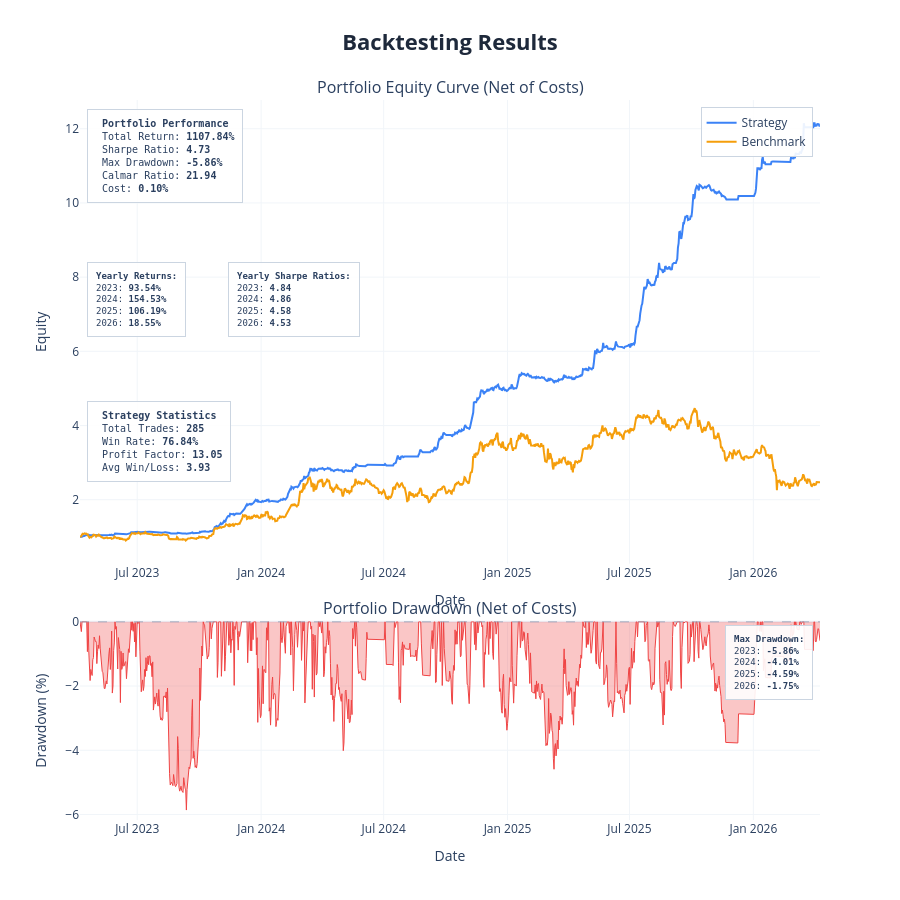

The notebook cell saved with this chart:
### Markdown cell above
---
## Portfolio Performance
| Parameter | Description |
|---|---|
| `show_coins` | Subset of coins to include in the visual plot. Use `None` to show all|
| `weights` | Manual allocation per coin (e.g., {'BTC': 0.4, ...}). Defaults to Equal-Weight if `None` |
| `benchmark` | `{'BTC': oos_df}` or multi-coin dict for B&H benchmark. `None` = equal-weight B&H of show_coins|


Per coin statistics also printed as table below.

### Code cell
SHOW_COINS = ['AVAX','BTC','BNB','SOL','XRP','ETH']   # or list(coin_dfs.keys())

metrics = plot_portfolio_oos(
    coin_dfs   = coin_dfs_exec,
   # weights =  {'ETH': 0.3, 'SOL': 0.2, 'AVAX': 0.,'BTC':0.1,'BNB':0.1,'XRP':0.2},
    show_coins = SHOW_COINS,
    benchmark  = {'BTC': coin_dfs['BTC']},   # benchmark always uses original close
    show       = True,
    cost       = 0.001,
    save_html  = None,
)


# ── per-coin trade statistics table ──────────────────────────────────────────
print(f'\n── Per-Coin Trade Statistics  |  Scenario: {label} ──')
print(f'  {"Coin":<6} {"Trades":>7} {"Win Rate":>10} {"Prof.Factor":>13} {"Avg W/L":>9}')
print(f'  {"─"*6} {"─"*7} {"─"*10} {"─"*13} {"─"*9}')

for coin in SHOW_COINS:
    t = metrics['coin_trade_stats'].get(coin, None)
    if t is None or len(t) == 0:
        print(f'  {coin:<6} {"0":>7} {"—":>10} {"—":>13} {"—":>9}')
        continue
    n      = len(t)
    wins   = t[t['pnl'] > 0]
    losses = t[t['pnl'] < 0]
    wr     = len(wins) / n if n else 0.0
    gp     = wins['pnl'].sum()
    gl     = abs(losses['pnl'].sum())
    pf     = gp / gl if gl > 0 else 0.0
    aw     = wins['pnl'].mean()        if len(wins)   > 0 else 0.0
    al     = abs(losses['pnl'].mean()) if len(losses) > 0 else 0.0
    awl    = aw / al                   if al          > 0 else 0.0
    print(f'  {coin:<6} {n:>7} {wr*100:>9.1f}% {pf:>13.2f} {awl:>9.2f}')

### Figure 1 — Plotly figure (JSON) as saved in the notebook; plotly's stock layout.template omitted (floating-point values rounded to 4 significant figures; data arrays with more than 128 entries replaced by an {"elided": "..."} marker saying what was removed)
{"data": [{"hovertemplate": "<b>Strategy</b><br>Date: %{x}<br>Equity: %{y:.4f}<extra></extra>", "line": {"color": "#3b82f6", "width": 2}, "mode": "lines", "name": "Strategy", "type": "scatter", "x": {"elided": "1100 str values"}, "xaxis": "x", "y": {"elided": "1100 float values"}, "yaxis": "y"}, {"hovertemplate": "<b>Benchmark</b><br>Date: %{x}<br>Equity: %{y:.4f}<extra></extra>", "line": {"color": "#f59e0b", "width": 2}, "mode": "lines", "name": "Benchmark", "type": "scatter", "x": {"elided": "1100 str values"}, "xaxis": "x", "y": {"elided": "1100 float values"}, "yaxis": "y"}, {"fill": "tozeroy", "fillcolor": "rgba(239, 68, 68, 0.3)", "hovertemplate": "<b>Drawdown</b><br>Date: %{x}<br>Drawdown: %{y:.2f}%<extra></extra>", "line": {"color": "#ef4444", "width": 1}, "mode": "lines", "name": "Drawdown", "showlegend": false, "type": "scatter", "x": {"elided": "1100 str values"}, "xaxis": "x2", "y": {"elided": "1100 float values"}, "yaxis": "y2"}], "layout": {"annotations": [{"font": {"size": 16}, "showarrow": false, "text": "Portfolio Equity Curve (Net of Costs)", "x": 0.5, "xanchor": "center", "xref": "paper", "y": 1, "yanchor": "bottom", "yref": "paper"}, {"font": {"size": 16}, "showarrow": false, "text": "Portfolio Drawdown (Net of Costs)", "x": 0.5, "xanchor": "center", "xref": "paper", "y": 0.276, "yanchor": "bottom", "yref": "paper"}, {"align": "left", "bgcolor": "rgba(255, 255, 255, 0.9)", "bordercolor": "#cbd5e1", "borderpad": 8, "borderwidth": 1, "font": {"family": "monospace", "size": 10}, "showarrow": false, "text": "\n<b>Portfolio Performance</b><br>\nTotal Return: <b>1107.84%</b><br>\nSharpe Ratio: <b>4.73</b><br>\nMax Drawdown: <b>-5.86%</b><br>\nCalmar Ratio: <b>21.94</b><br>\nCost: <b>0.10%</b>\n", "x": 0.01, "xanchor": "left", "xref": "x domain", "y": 0.98, "yanchor": "top", "yref": "y domain"}, {"align": "left", "bgcolor": "rgba(255, 255, 255, 0.9)", "bordercolor": "#cbd5e1", "borderpad": 8, "borderwidth": 1, "font": {"family": "monospace", "size": 9}, "showarrow": false, "text": "<b>Yearly Returns:</b><br>2023: <b>93.54%</b><br>2024: <b>154.53%</b><br>2025: <b>106.19%</b><br>2026: <b>18.55%</b><br>", "x": 0.01, "xanchor": "left", "xref": "x domain", "y": 0.65, "yanchor": "top", "yref": "y domain"}, {"align": "left", "bgcolor": "rgba(255, 255, 255, 0.9)", "bordercolor": "#cbd5e1", "borderpad": 8, "borderwidth": 1, "font": {"family": "monospace", "size": 9}, "showarrow": false, "text": "<b>Yearly Sharpe Ratios:</b><br>2023: <b>4.84</b><br>2024: <b>4.86</b><br>2025: <b>4.58</b><br>2026: <b>4.53</b><br>", "x": 0.2, "xanchor": "left", "xref": "x domain", "y": 0.65, "yanchor": "top", "yref": "y domain"}, {"align": "left", "bgcolor": "rgba(255, 255, 255, 0.9)", "bordercolor": "#cbd5e1", "borderpad": 8, "borderwidth": 1, "font": {"family": "monospace", "size": 10}, "showarrow": false, "text": "\n<b>Strategy Statistics</b><br>\nTotal Trades: <b>285</b><br>\nWin Rate: <b>76.84%</b><br>\nProfit Factor: <b>13.05</b><br>\nAvg Win/Loss: <b>3.93</b>\n", "x": 0.01, "xanchor": "left", "xref": "x domain", "y": 0.35, "yanchor": "top", "yref": "y domain"}, {"align": "left", "bgcolor": "rgba(255, 255, 255, 0.9)", "bordercolor": "#cbd5e1", "borderpad": 8, "borderwidth": 1, "font": {"family": "monospace", "size": 9}, "showarrow": false, "text": "<b>Max Drawdown:</b><br>2023: <b>-5.86%</b><br>2024: <b>-4.01%</b><br>2025: <b>-4.59%</b><br>2026: <b>-1.75%</b><br>", "x": 0.99, "xanchor": "right", "xref": "x2 domain", "y": 0.98, "yanchor": "top", "yref": "y2 domain"}], "height": 900, "hovermode": "x unified", "legend": {"bgcolor": "rgba(255,255,255,0.9)", "bordercolor": "#cbd5e1", "borderwidth": 1, "x": 0.99, "xanchor": "right", "y": 0.99, "yanchor": "top"}, "shapes": [{"line": {"color": "#94a3b8", "dash": "dash", "width": 1}, "type": "line", "x0": 0, "x1": 1, "xref": "x2 domain", "y0": 0, "y1": 0, "yref": "y2"}], "showlegend": true, "title": {"font": {"color": "#1E293B", "size": 22}, "text": "<b>Backtesting Results</b>", "x": 0.5, "xanchor": "center"}, "xaxis": {"anchor": "y", "domain": [0, 1], "gridcolor": "#f1f5f9", "gridwidth": 1, "showgrid": true, "title": {"text": "Date"}}, "xaxis2": {"anchor": "y2", "domain": [0, 1], "gridcolor": "#f1f5f9", "gridwidth": 1, "showgrid": true, "title": {"text": "Date"}}, "yaxis": {"anchor": "x", "domain": [0.356, 1], "gridcolor": "#f1f5f9", "gridwidth": 1, "showgrid": true, "title": {"text": "Equity"}}, "yaxis2": {"anchor": "x2", "domain": [0, 0.276], "gridcolor": "#f1f5f9", "gridwidth": 1, "showgrid": true, "title": {"text": "Drawdown (%)"}}}}
